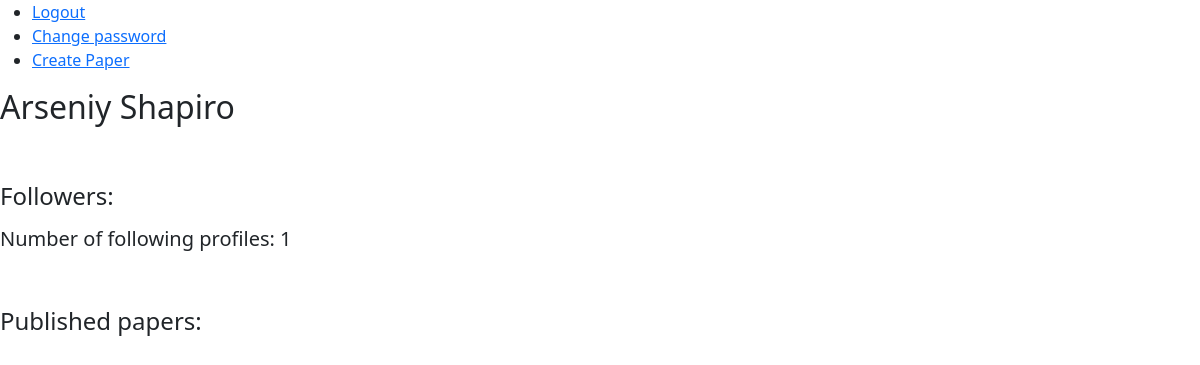
The page /profile/1 on the database as committed earlier.
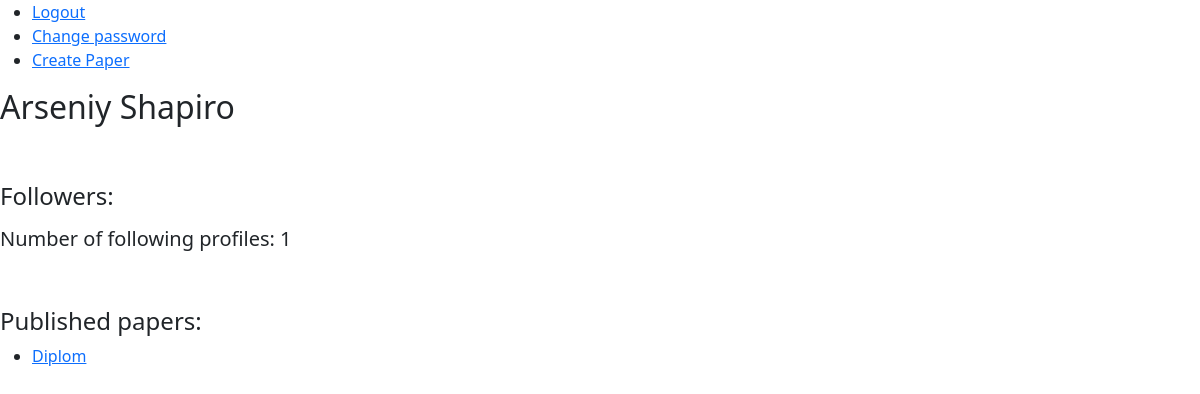
The same page on the database as committed later.
### paper_work/models.py (models this page shows, shortened)
class Paper(models.Model):
    work_space = models.ForeignKey(WorkSpace, on_delete=models.CASCADE, related_name="papers")
    user = models.ForeignKey(User, on_delete=models.CASCADE)
    title = models.CharField(max_length=50, unique=True)
    sources = models.ManyToManyField(Source, related_name="papers")
    citation_style = models.CharField(max_length=10, default="APA & MLA")
    archived = models.BooleanField(default=False)
    published = models.BooleanField(default=False)
    def get_last_file_id(self) -> int:
        return PaperVersion.objects.filter(paper=self).order_by("-pk")[0].pk

### profile_page/views.py (the view)
# urls.py: path("profile/<int:profile_id>", views.profile_page_view, name="profile_view"),
def profile_page_view(request, profile_id):
    profile = check_profile(profile_id)
    followers = profile.followers.all()
    following = len(profile.user.following.all())
    published_papers = get_all_published_papers(profile.user)
    params = {"user": profile.user, "followers": followers, "following": following, "published_papers": published_papers}
    return render(request, "profile_page/profile_page.html", params)

### profile_page/helpers.py (called while the page is built)
def get_all_published_papers(user: User) -> dict:
    papers = list(Paper.objects.filter(user=user, archived=False, published=True))
    return {paper.title: paper.get_last_file_id() for paper in papers}

### user_management/models.py (called while the page is built)
    def __str__(self):
        return f"{self.first_name} {self.last_name}"

### utils/verification.py (called while the page is built)
def check_profile(profile_id: int) -> ProfilePage | Http404:
    try:
        return ProfilePage.objects.get(pk=profile_id)
    except ObjectDoesNotExist:
        raise Http404

### profile_page/templates/profile_page/profile_page.html (shortened to what this page needs)
{% extends "layout.html" %}
{% load static %}
{% block body %}
    <h2>{{ user }}</h2><br><br>
    <h4>Followers:</h4>
    <h5>Number of following profiles: {{ following  }}</h5><br><br>
    <h4>Published papers:</h4>
    <ul>
        {% for title, file in published_papers.items %}
        <li>
            <a href="{% url 'file_handling:display_file' file %}">{{ title }}</a>
        </li>
        {% endfor %}
    </ul>
{% endblock %}

Rows that differ between the two databases and show on the page:
now on this page (row edited): Paper: published_papers "Diplom"
